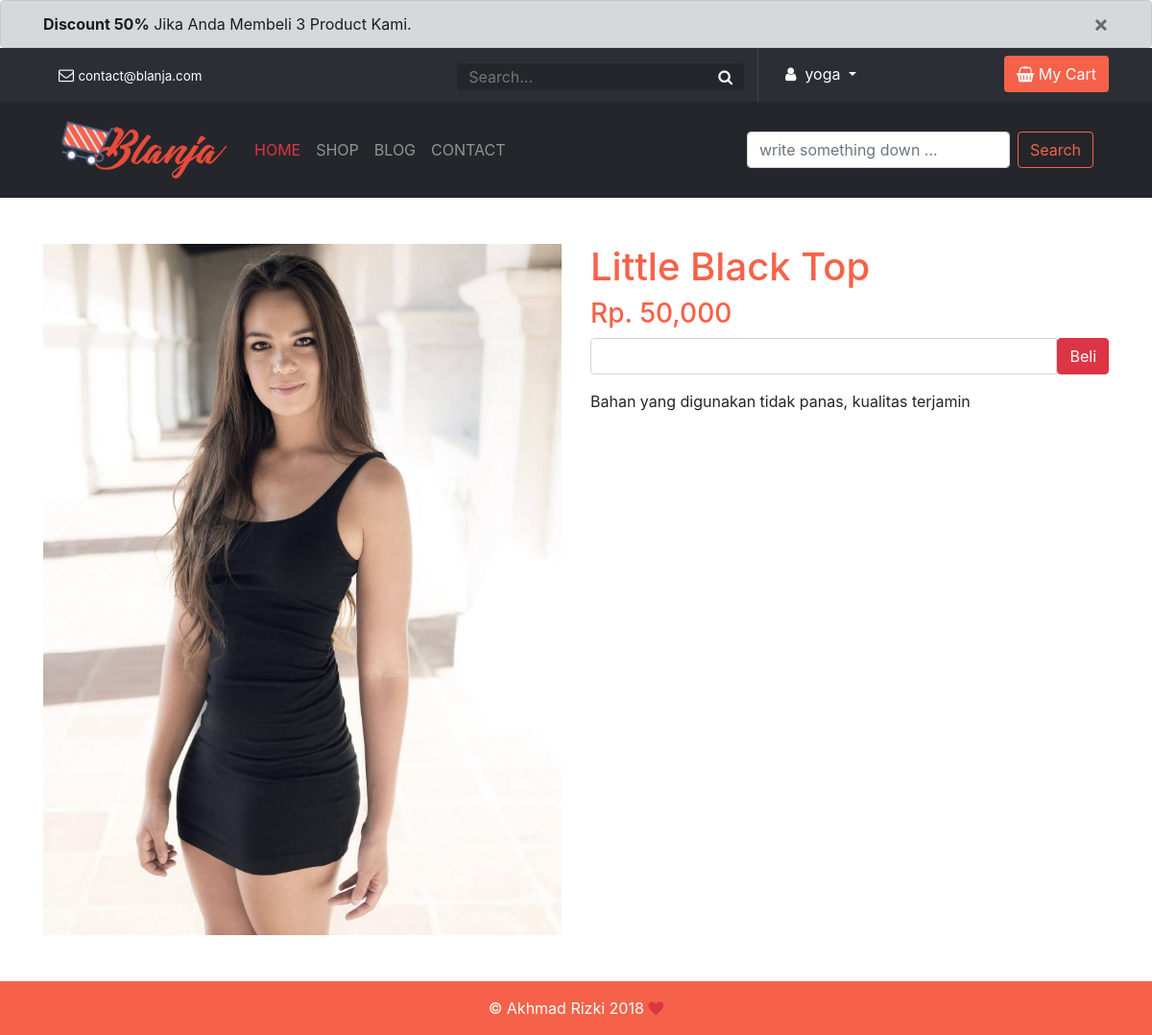
Page /detail.php?id_products=13 (signed in) on the committed database.
### tables this page shows
CREATE TABLE `products` (
  `id_products` int(11) NOT NULL,
  `nama_products` varchar(100) NOT NULL,
  `harga_products` int(11) NOT NULL,
  `deskripsi_products` text NOT NULL,
  `foto_products` varchar(500) NOT NULL
);

### detail.php (the view, shortened to what this page needs)
<?php
  require 'view/header.php';
  $id_products = $_GET["id_products"];
  $result = mysqli_query($db, "SELECT * FROM products WHERE id_products = '$id_products'");
  $detail = mysqli_fetch_assoc($result);
?>
<div class="container py-5">
	<div class="row">
		<div class="col-md-6">
			<img src="view/images/<?= $detail['foto_products']; ?>" alt="foto-product" class="img-fluid">
		</div>
		<div class="col-md-6">
			<h1 class="wr-title"><?= $detail['nama_products']; ?></h1>
			<h3 class="wr-title">Rp. <?= number_format($detail['harga_products']); ?></h3>
			<form action="" method="post">
				<div class="form-group">
					<div class="input-group">
						<input type="number" min="1" class="form-control" name="jumlah_pesan">
						<div class="input-group-btn">
							<button class="btn btn-danger" name="addchartbtn">Beli</button>
						</div>
					</div>
				</div>
			</form>
			<p><?= $detail['deskripsi_products']; ?></p>
		</div>
	</div>
</div>
<?php require 'view/footer.php'; ?>

### view/css/style.css (style rules this page uses)
.wr-title { color: #f66249; }

### rows in the picture
products: foto_products (picture), nama_products "Little Black Top", harga_products "50,000", deskripsi_products "Bahan yang digunakan tidak panas, kualitas terjamin"

### other values in the picture
$_SESSION['user'] "yoga"
